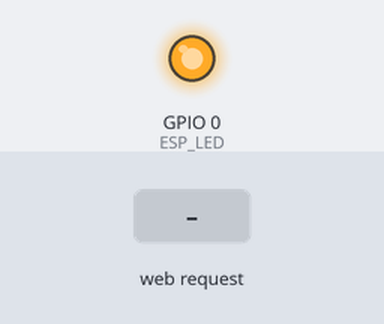
Recording of a sketch running on a simulated ESP8266 (NodeMCU). On the bench: output pins drawn as LEDs (lit = HIGH). The test bench sets the inputs (shaded band). WiFi joins after 1.5 s; servers stay silent unless stated.

Above: at 2.7 s.
2.8 s: HTTP request GET /ESP/on received
At 4.0 s:
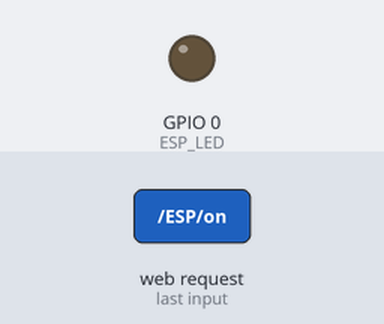
7.3 s: HTTP request GET /ESP/off received
At 8.6 s:
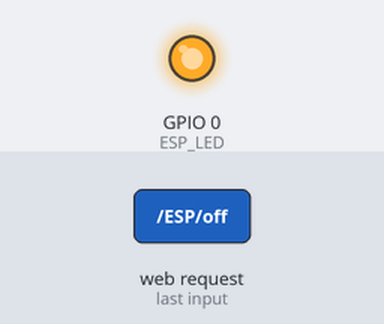
Timing chart, 0 to 9.8 s (numbered marks = the images above; inputs shaded):
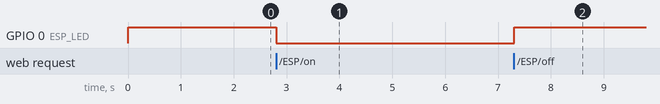

Measured:
- after the input at 2.8 s, GPIO 0 (ESP_LED): HIGH → LOW at once
- after the input at 7.3 s, GPIO 0 (ESP_LED): LOW → HIGH at once

The sketch:

ESP8266Code.ino
```cpp
#include <ESP8266WiFi.h>
#define DEBUG 0
// Replace with your network credentials
const char* ssid     = "Your-ssid";
const char* password = "your-password";

// Set web server port number to 80
WiFiServer server(80);

// Variable to store the HTTP request
String header;

// Auxiliar variables to store the current output state
String ESP_LED_State = "off";
String STM_LED_State = "off";

// Assign output variables to GPIO pins
const int ESP_LED = 0;

unsigned long currentTime = millis();
unsigned long previousTime = 0;
const long timeoutTime = 2000;

void UART_Transmit(const char* msg, int _delay)
{
  for (int i = 0; i < strlen(msg); i++)
  {
    Serial.write(msg[i]);
    delay(_delay);
    Serial.flush();
  }
}

void setup() {
  Serial.begin(115200);
  // Initialize the output variables as outputs
  pinMode(ESP_LED, OUTPUT);
  //  pinMode(STM_LED, OUTPUT);
  // Set outputs to LOW
  digitalWrite(ESP_LED, HIGH);
  //  digitalWrite(STM_LED, LOW);

  // Connect to Wi-Fi network with SSID and password
  if (DEBUG)
    Serial.print("Connecting to ");
  if (DEBUG)
    Serial.println(ssid);
  WiFi.begin(ssid, password);
  while (WiFi.status() != WL_CONNECTED) {
    delay(500);
    if (DEBUG)
      Serial.print(".");
  }
  // Print local IP address and start web server
  if (DEBUG)
  {
    Serial.println("");
    Serial.println("WiFi connected.");
    Serial.println("IP address: ");
    Serial.println(WiFi.localIP());
  }

  server.begin();
}
//int pi,ei;
//bool tempread = false,timeread=false;
bool tempready = false,timeready=false;
String temp = " 000.00", timer = "00:00:00  1\t00/00/00";
void loop() {
  WiFiClient client = server.available();   // Listen for incoming clients
  char c;
  ////////////////////////////////////////////////////////////////////////////////////////////////////////////////////////
  if (Serial.available())
  {
    c = Serial.read();
    if (c == '!')
    {
      UART_Transmit(WiFi.localIP().toString().c_str(), 10);
      UART_Transmit("\r\n", 10);
      c = ' ';
    }
    else if (c == 'P')
    {
      temp = Serial.readStringUntil('!');
      tempready = true;
    }
    else if (c == 'E')
    {
      timer = Serial.readStringUntil('!');
      timeready = true;
    }
  }
  if (client) {                             // If a new client connects,
    if (DEBUG)
      Serial.println("New Client.");          // print a message out in the serial port
    if (Serial.available())
    {
      c = Serial.read();
      if (c == '!')
      {
        UART_Transmit(WiFi.localIP().toString().c_str(), 10);
        UART_Transmit("\r\n", 10);
        c = ' ';
      }
    }
    String currentLine = "";                // make a String to hold incoming data from the client
    currentTime = millis();
    previousTime = currentTime;
    while (client.connected() && currentTime - previousTime <= timeoutTime) { // loop while the client's connected
      currentTime = millis();
      if (client.available()) {             // if there's bytes to read from the client,
        char c = client.read();             // read a byte, then
        if (DEBUG)
          Serial.write(c);                    // print it out the serial monitor
        header += c;
        if (c == '\n') {                    // if the byte is a newline character
          // if the current line is blank, you got two newline characters in a row.
          // that's the end of the client HTTP request, so send a response:
          if (currentLine.length() == 0) {
            // HTTP headers always start with a response code (e.g. HTTP/1.1 200 OK)
            // and a content-type so the client knows what's coming, then a blank line:
            client.println("HTTP/1.1 200 OK");
            client.println("Content-type:text/html");
            client.println("Connection: close");
            client.println();
            ///////////////////////////////////////////////////////////////////////////////////////////////////////////////////////////////////////////////////////////
            // turns the LEDs on and off
            if (header.indexOf("GET /ESP/on") >= 0) {
              if (DEBUG)
                Serial.println("ESP LED on");
              ESP_LED_State = "on";
              digitalWrite(ESP_LED, LOW);
            } else if (header.indexOf("GET /ESP/off") >= 0) {
              if (DEBUG)
                Serial.println("ESP LED off");
              ESP_LED_State = "off";
              digitalWrite(ESP_LED, HIGH);
            } else if (header.indexOf("GET /STM/on") >= 0) {
              if (DEBUG)
                Serial.println("STM LED on");
              STM_LED_State = "on";
              UART_Transmit("T_ON", 10);
            } else if (header.indexOf("GET /STM/off") >= 0) {
              if (DEBUG)
                Serial.println("STM LED off");
              STM_LED_State = "off";
              UART_Transmit("T_OF", 10);
            } else if (header.indexOf("GET /RTC") >= 0) {
              if (DEBUG)
                Serial.println("Display Time");
              UART_Transmit("TIME", 10);
            } else if (header.indexOf("GET /TEMP") >= 0) {
              if (DEBUG)
                Serial.println("Display Temp");
              UART_Transmit("TEMP", 10);
            }

            // Display the HTML web page
            client.println("<!DOCTYPE html><html>");
            client.println("<head><meta name=\"viewport\" content=\"width=device-width, initial-scale=1\">");
            client.println("<link rel=\"icon\" href=\"data:,\">");
            client.println("<style>html { font-family: Helvetica; display: inline-block; margin: 0px auto; text-align: center;}");
            client.println(".button { background-color: #195B6A; border: none; color: white; padding: 16px 40px;");
            client.println("text-decoration: none; font-size: 30px; margin: 2px; cursor: pointer;}");
            client.println(".button2 {background-color: #77878A;}</style></head>");

            // Web Page Heading
            client.println("<body><h1>ESP8266 Web Server</h1>");

            // Display current state, and ON/OFF buttons for ESP LED
            client.println("<p>ESP LED - State " + ESP_LED_State + "</p>");
            // If the ESP_LED_State is off, it displays the ON button
            if (ESP_LED_State == "off") {
              client.println("<p><a href=\"/ESP/on\"><button class=\"button\">ON</button></a></p>");
            } else {
              client.println("<p><a href=\"/ESP/off\"><button class=\"button button2\">OFF</button></a></p>");
            }

            // Display current state, and ON/OFF buttons for STM LED
            client.println("<p>STM LED - State " + STM_LED_State + "</p>");
            // If the STM_LED_State is off, it displays the ON button
            if (STM_LED_State == "off") {
              client.println("<p><a href=\"/STM/on\"><button class=\"button\">ON</button></a></p>");
            } else {
              client.println("<p><a href=\"/STM/off\"><button class=\"button button2\">OFF</button></a></p>");
            }
            // Display current state, and ON/OFF buttons for STM LED
            if(!timeready)
              client.println("<p>RTC Timer </p>");
            else
              client.println("<p>RTC Timer = " + timer + "</p>");
            client.println("<p><a href=\"/RTC\"><button class=\"button\">DISPLAY</button></a></p>");
            // Display current state, and ON/OFF buttons for STM LED
            if(!tempready)
            client.println("<p>Temprature </p>");
            else
            client.println("<p>Temprature = " + temp + "</p>");
            client.println("<p><a href=\"/TEMP\"><button class=\"button\">GET</button></a></p>");

            client.println("</body></html>");

            // The HTTP response ends with another blank line
            client.println();
            // Break out of the while loop
            break;
          } else { // if you got a newline, then clear currentLine
            currentLine = "";
          }
        } else if (c != '\r') {  // if you got anything else but a carriage return character,
          currentLine += c;      // add it to the end of the currentLine
        }
      }
    }
    // Clear the header variable
    header = "";
    // Close the connection
    client.stop();
    if (DEBUG)
    {
      Serial.println("Client disconnected.");
      Serial.println("");
    }
  }
}
```
